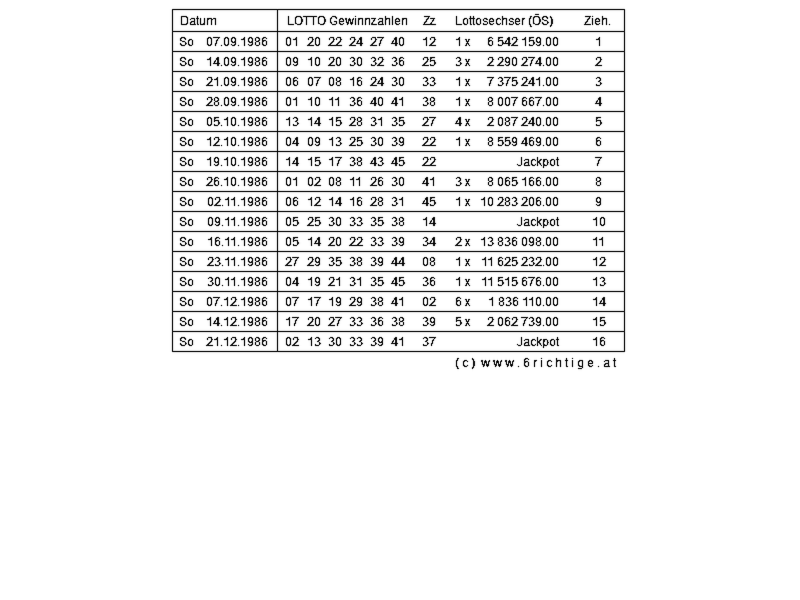
#> input picture pictures/processed_image_1986_1.png, 1600 x 1200 px (shown at 1/2 size)
$ python -i AI-lotto-Data-Mining.py   (imports and definitions only)
#> lines starting #> are read from the running program, lines starting #| are printed output that depends on the picture; after the words box and inside, x2 and y2 are one past the last pixel; in counts of white or black regions, pixels touching at a corner belong together
#> further down, picture is the input picture: PIL image 1600x1200 L; min 0, max 255, mean 241.3
import requests
from bs4 import BeautifulSoup
from PIL import Image, ImageOps, ImageEnhance
import pytesseract
import io
import sqlite3
import re  # Import the re module for regular expressions
import cv2
import numpy as np
import os
import csv


# Create Db Schema...
# [201 lines left out: functions initialize_database, extract_to_csv, save_ocr_text_as_txt, parse_and_insert_data, process_images_from_directory, get_year_from_image_name, not called in this run]


def preprocess_image(image):
    """
    Apply preprocessing steps to enhance the image for OCR.
    """
    # Convert to grayscale
    image = image.convert("L")

    # Increase contrast
    enhancer = ImageEnhance.Contrast(image)
    image = enhancer.enhance(2.0)  # Factor may need adjustment
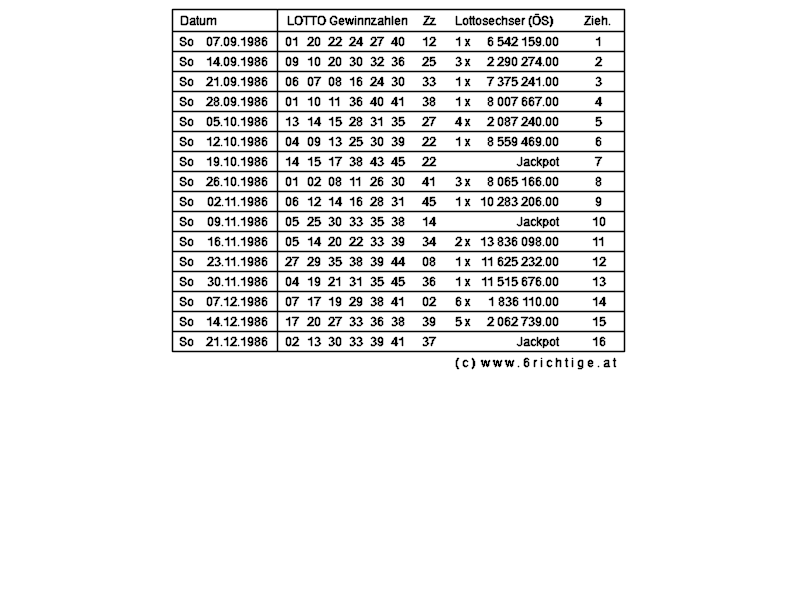
#> image: PIL image 1600x1200 L (shown at 1/2 size); min 0, max 255, mean 237.8

    # Convert PIL Image to OpenCV format for advanced preprocessing
    open_cv_image = np.array(image)
    # Apply denoising - consider this step optional as it's quite advanced
    # open_cv_image = cv2.fastNlMeansDenoising(open_cv_image, None, 30, 7, 21)

    # Thresholding/Binarization
    _, open_cv_image = cv2.threshold(open_cv_image, 128, 255, cv2.THRESH_BINARY + cv2.THRESH_OTSU)
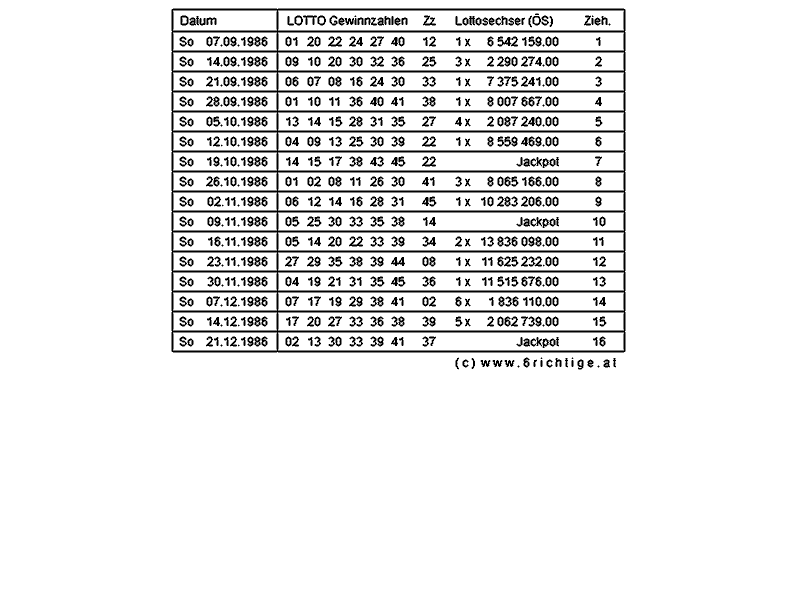
#> open_cv_image: shape (1200, 1600) (shown at 1/2 size); 92% white; 680 black regions (52 under 20 px), largest, box (x1, y1, x2, y2) and area: (343, 17, 1251, 705) 72412, (995, 73, 1023, 93) 285, (656, 73, 684, 93) 283

    # Convert back to PIL Image
    image = Image.fromarray(open_cv_image)

    # Resizing (if not already done)
    image = image.resize((image.width * 2, image.height * 2), Image.Resampling.LANCZOS)
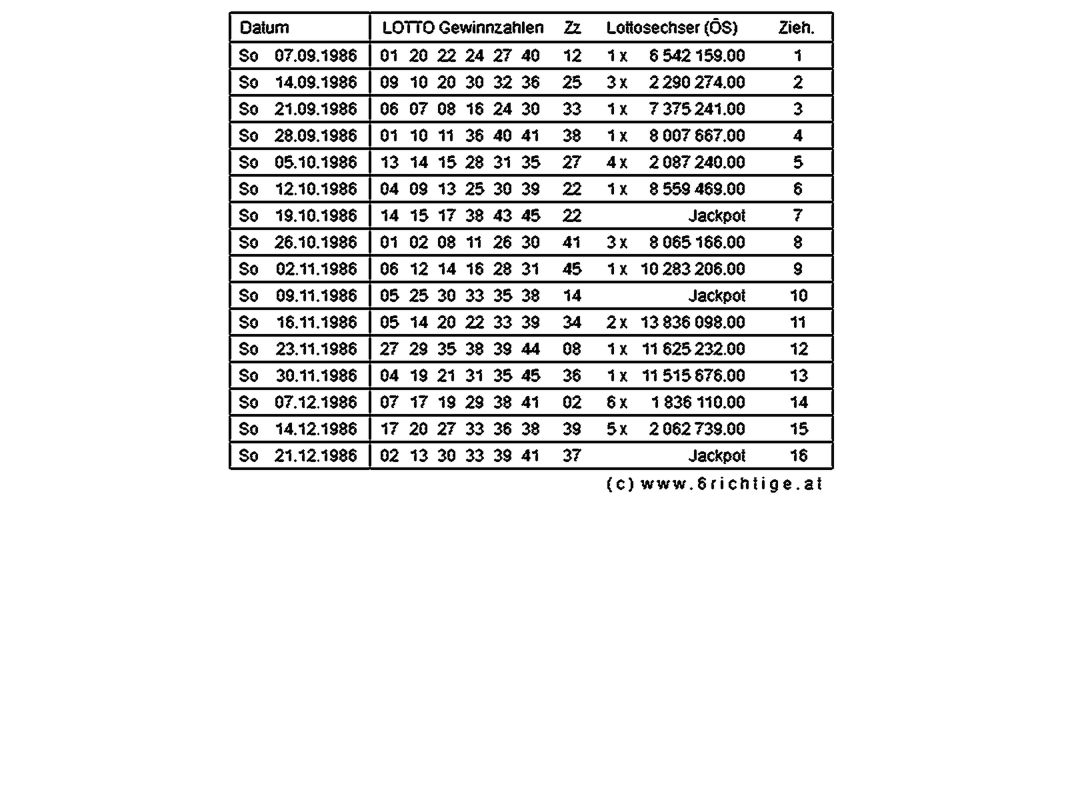
#> image: PIL image 3200x2400 L (shown at 1/3 size); min 0, max 255, mean 234.7

    return image

# [179 lines left out: functions process_images_for_year, save_processed_image, insert_ocr_result, display_winning_combinations_for_march, display_winning_comb, display_drawing_date and 3 more, not called in this run]


# [2 lines not run here, left out]

>>> from PIL import Image
>>> picture = Image.open('pictures/processed_image_1986_1.png')
>>> result = preprocess_image(picture)

$ run again, on pictures/processed_image_1990_1.png
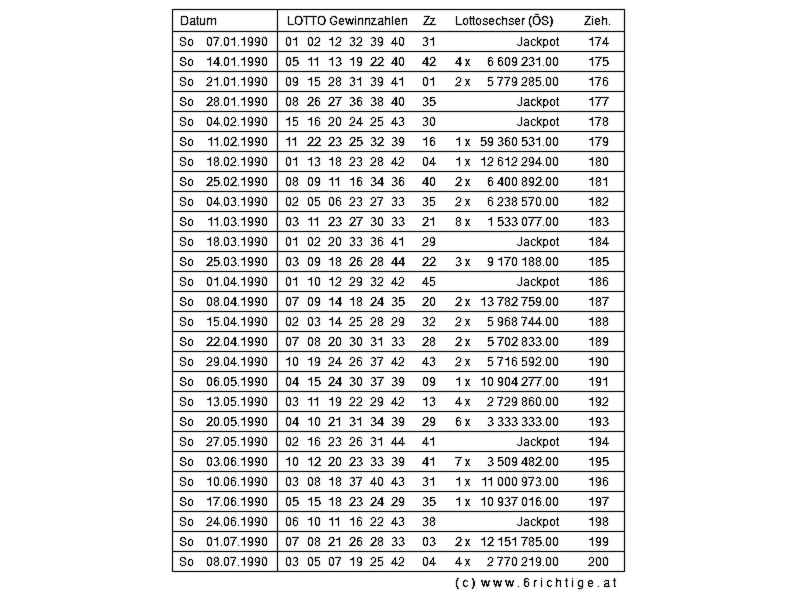
#> input picture pictures/processed_image_1990_1.png, 1600 x 1200 px (shown at 1/2 size)
#> picture is the input picture: PIL image 1600x1200 L; min 0, max 255, mean 232.6
#> in preprocess_image, `_, open_cv_image = cv2.threshold(open_cv_image, 128, 255, cv2.THRESH_B..`:
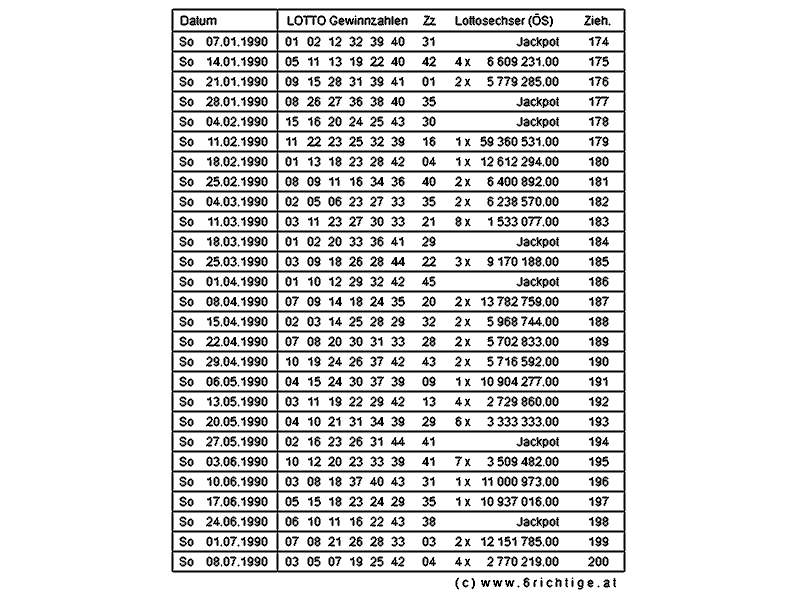
#> open_cv_image: shape (1200, 1600) (shown at 1/2 size); 87% white; 1134 black regions (81 under 20 px), largest, box (x1, y1, x2, y2) and area: (343, 17, 1251, 1145) 116896, (740, 113, 768, 133) 282, (614, 273, 642, 293) 282
#> in preprocess_image, `image = image.resize((image.width * 2, image.height * 2), Image.Resamp..`:
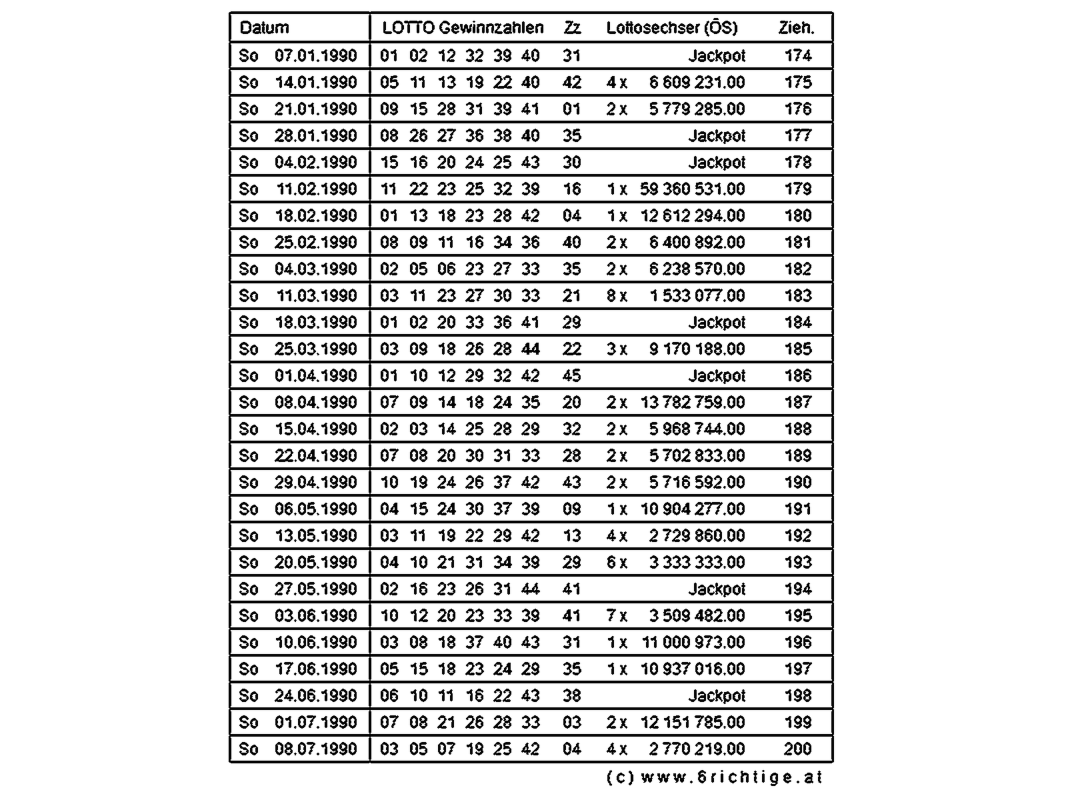
#> image: PIL image 3200x2400 L (shown at 1/3 size); min 0, max 255, mean 221.8
